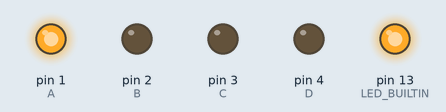
Bench run of a sketch on a simulated Arduino Uno, built with avr-gcc and run on an emulated ATmega328P. On the bench: output pins drawn as LEDs (lit = HIGH).

Above: at 1.5 s.
At 4.5 s:
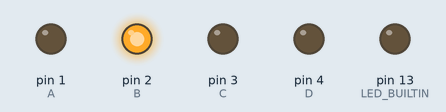
At 7.5 s:
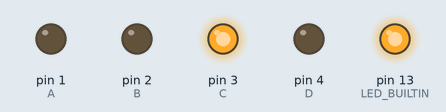
At 10.5 s:
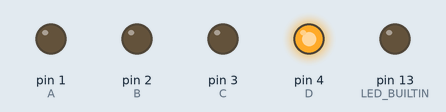
Timing chart, 0 to 15.6 s (numbered marks = the images above):
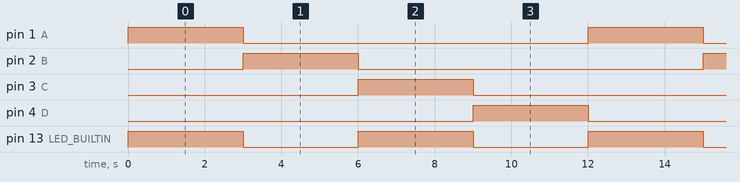

Measured:
- by itself, pin 1 (A), pin 2 (B), pin 3 (C), pin 4 (D): alternates HIGH for 3.0 s and LOW for 9.0 s
- by itself, pin 13 (LED_BUILTIN): alternates HIGH for 3.0 s and LOW for 3.0 s
- by itself, everything shown: repeats every 12.0 s, in 4 steps

The sketch:

Test_Demux.ino
```cpp
// DEPRECATED: Use firmware/biogen_ems/biogen_ems.ino for production.
// This sketch only cycles demux pins for hardware bring-up.

int A = 1;
int B = 2;
int C = 3;
int D = 4;

void setup() {
  pinMode(A, OUTPUT);
  pinMode(B, OUTPUT);
  pinMode(C, OUTPUT);
  pinMode(D, OUTPUT);
  pinMode(LED_BUILTIN, OUTPUT);


}

void loop() {
  digitalWrite(A, HIGH);
  digitalWrite(B, LOW);
  digitalWrite(C, LOW);
  digitalWrite(D, LOW);
  digitalWrite(LED_BUILTIN, HIGH);
  delay(3000);
  digitalWrite(A, LOW);
  digitalWrite(B, HIGH);
  digitalWrite(C, LOW);
  digitalWrite(D, LOW);
  digitalWrite(LED_BUILTIN, LOW);
  delay(3000);
  digitalWrite(A, LOW);
  digitalWrite(B, LOW);
  digitalWrite(C, HIGH);
  digitalWrite(D, LOW);
  digitalWrite(LED_BUILTIN, HIGH);
  delay(3000);
  digitalWrite(A, LOW);
  digitalWrite(B, LOW);
  digitalWrite(C, LOW);
  digitalWrite(D, HIGH);
  digitalWrite(LED_BUILTIN, LOW);
  delay(3000);
}
```
